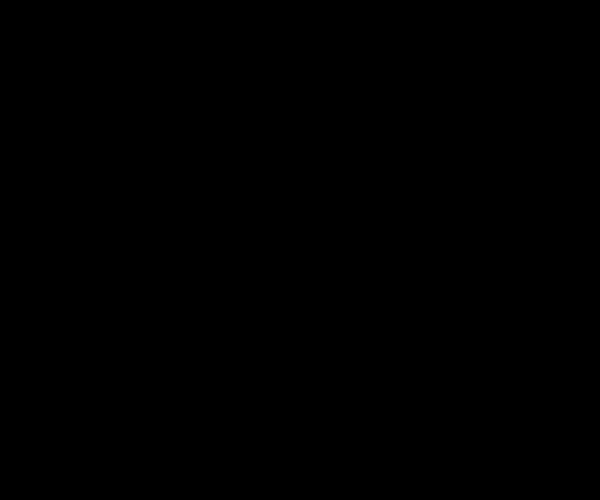
Frame 1 (no input)
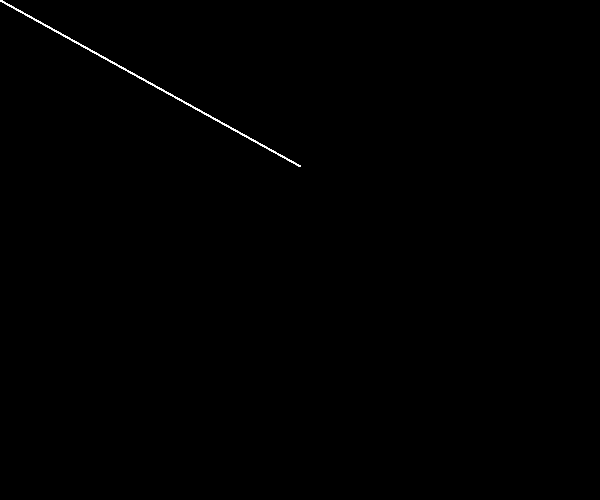
Frame 60 (the mouse pressed at the canvas centre just before this capture)
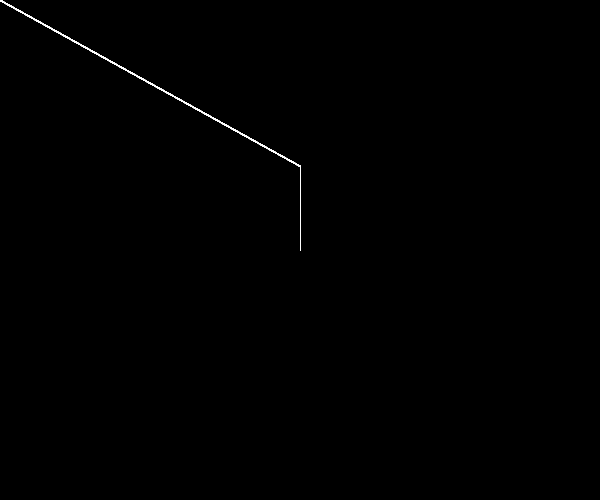
Frame 120 (the mouse held since frame 60 and released just before this capture)

The Processing sketch that drew these frames (run headless with seeded random() and noise(); from frame 60 on, the mouse is pressed at the canvas centre):

// Processing sketch: processing_44057
// ── processing_44057.pde

//Credit for Dulce Andino 
void setup () { 
size(600,500); 
smooth();
background(0); }
 
//define line
void draw (){
float centerA = width/2;
float centerB = height/3;
 
line(mouseX,mouseY,centerA,centerB);
stroke(255);
  
}
//end of Dulce Andino

//Rita's Part
void mouseMoved() {
  ellipse(mouseX, mouseY, 10, 10);
  {
    fill(0);
    stroke(#FF0099);
  }

}
  void mouseClicked() {
    background(0);
  }
 //end of Rita's part   
